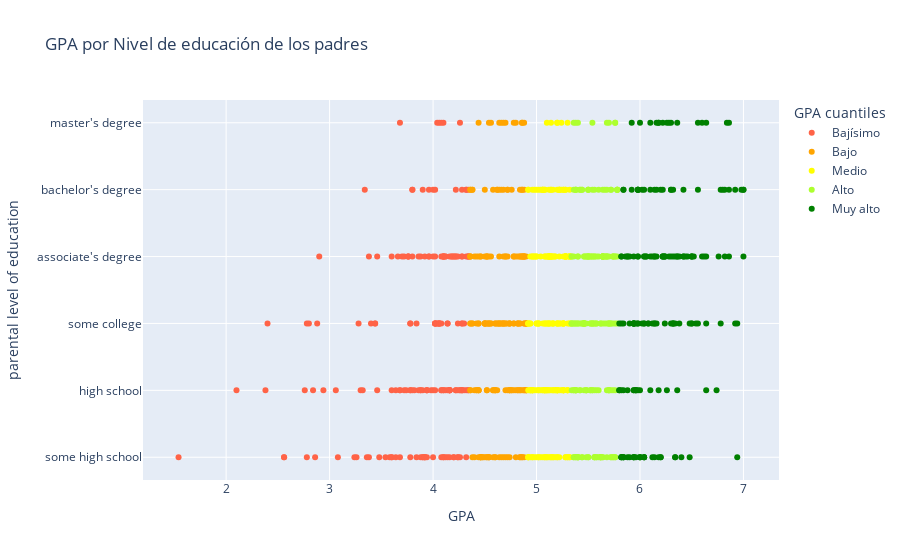

Here is the notebook cell this chart was saved with:
### Markdown cell above
**Respuesta:**

### Code cell
# Código para quintiles 
# La variable que contenga los quintiles debe llamarse GPA cuantiles para que el gráfico funcione.
cuantiles = pd.qcut(
    df_grades["GPA"],
    5,
    labels=["Bajísimo", "Bajo", "Medio", "Alto", "Muy alto"]
    )

df_grades["GPA cuantiles"] = cuantiles


# Código de gráfico 
fig = px.scatter(
    df_grades.sort_values(by="GPA"),
    x="GPA",
    y="parental level of education",
    hover_data=["gender"],
    color="GPA cuantiles",
    title="GPA por Nivel de educación de los padres",
    color_discrete_sequence=["tomato", "orange", "yellow", "greenyellow", "green"]
)

fig

### Figure 1 — Plotly figure (JSON) as saved in the notebook; plotly's stock layout.template omitted (floating-point values rounded to 4 significant figures; data arrays with more than 128 entries replaced by an {"elided": "..."} marker saying what was removed)
{"data": [{"customdata": {"elided": "176x1 str values"}, "hovertemplate": "GPA cuantiles=Bajísimo<br>GPA=%{x}<br>parental level of education=%{y}<br>gender=%{customdata[0]}<extra></extra>", "legendgroup": "Bajísimo", "marker": {"color": "tomato", "symbol": "circle"}, "mode": "markers", "name": "Bajísimo", "orientation": "h", "showlegend": true, "type": "scatter", "x": {"elided": "176 float values"}, "xaxis": "x", "y": {"elided": "176 str values"}, "yaxis": "y"}, {"customdata": {"elided": "177x1 str values"}, "hovertemplate": "GPA cuantiles=Bajo<br>GPA=%{x}<br>parental level of education=%{y}<br>gender=%{customdata[0]}<extra></extra>", "legendgroup": "Bajo", "marker": {"color": "orange", "symbol": "circle"}, "mode": "markers", "name": "Bajo", "orientation": "h", "showlegend": true, "type": "scatter", "x": {"elided": "177 float values"}, "xaxis": "x", "y": {"elided": "177 str values"}, "yaxis": "y"}, {"customdata": {"elided": "178x1 str values"}, "hovertemplate": "GPA cuantiles=Medio<br>GPA=%{x}<br>parental level of education=%{y}<br>gender=%{customdata[0]}<extra></extra>", "legendgroup": "Medio", "marker": {"color": "yellow", "symbol": "circle"}, "mode": "markers", "name": "Medio", "orientation": "h", "showlegend": true, "type": "scatter", "x": {"elided": "178 float values"}, "xaxis": "x", "y": {"elided": "178 str values"}, "yaxis": "y"}, {"customdata": {"elided": "172x1 str values"}, "hovertemplate": "GPA cuantiles=Alto<br>GPA=%{x}<br>parental level of education=%{y}<br>gender=%{customdata[0]}<extra></extra>", "legendgroup": "Alto", "marker": {"color": "greenyellow", "symbol": "circle"}, "mode": "markers", "name": "Alto", "orientation": "h", "showlegend": true, "type": "scatter", "x": {"elided": "172 float values"}, "xaxis": "x", "y": {"elided": "172 str values"}, "yaxis": "y"}, {"customdata": {"elided": "172x1 str values"}, "hovertemplate": "GPA cuantiles=Muy alto<br>GPA=%{x}<br>parental level of education=%{y}<br>gender=%{customdata[0]}<extra></extra>", "legendgroup": "Muy alto", "marker": {"color": "green", "symbol": "circle"}, "mode": "markers", "name": "Muy alto", "orientation": "h", "showlegend": true, "type": "scatter", "x": {"elided": "172 float values"}, "xaxis": "x", "y": {"elided": "172 str values"}, "yaxis": "y"}], "layout": {"legend": {"title": {"text": "GPA cuantiles"}, "tracegroupgap": 0}, "title": {"text": "GPA por Nivel de educación de los padres"}, "xaxis": {"anchor": "y", "domain": [0, 1], "title": {"text": "GPA"}}, "yaxis": {"anchor": "x", "domain": [0, 1], "title": {"text": "parental level of education"}}}}
